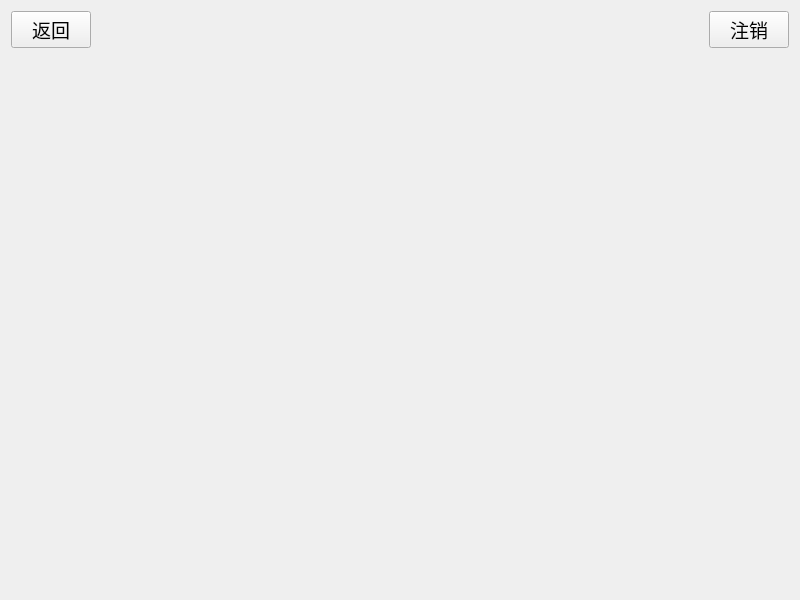
<?xml version="1.0" encoding="UTF-8"?>
<ui version="4.0">
 <class>MasterView</class>
 <widget class="QWidget" name="MasterView">
  <property name="geometry">
   <rect>
    <x>0</x>
    <y>0</y>
    <width>800</width>
    <height>600</height>
   </rect>
  </property>
  <property name="windowTitle">
   <string>MasterView</string>
  </property>
  <layout class="QVBoxLayout" name="verticalLayout">
   <item>
    <layout class="QHBoxLayout" name="horizontalLayout">
     <item>
      <widget class="QPushButton" name="btBack">
       <property name="font">
        <font>
         <pointsize>14</pointsize>
        </font>
       </property>
       <property name="text">
        <string>返回</string>
       </property>
       <property name="icon">
        <iconset resource="shiyan3.qrc">
         <normaloff>:/img/back.png</normaloff>:/img/back.png</iconset>
       </property>
      </widget>
     </item>
     <item>
      <spacer name="horizontalSpacer">
       <property name="orientation">
        <enum>Qt::Horizontal</enum>
       </property>
       <property name="sizeHint" stdset="0">
        <size>
         <width>40</width>
         <height>20</height>
        </size>
       </property>
      </spacer>
     </item>
     <item>
      <widget class="QLabel" name="labelTitle">
       <property name="text">
        <string/>
       </property>
      </widget>
     </item>
     <item>
      <spacer name="horizontalSpacer_2">
       <property name="orientation">
        <enum>Qt::Horizontal</enum>
       </property>
       <property name="sizeHint" stdset="0">
        <size>
         <width>40</width>
         <height>20</height>
        </size>
       </property>
      </spacer>
     </item>
     <item>
      <widget class="QPushButton" name="btLogout">
       <property name="font">
        <font>
         <pointsize>14</pointsize>
        </font>
       </property>
       <property name="text">
        <string>注销</string>
       </property>
       <property name="icon">
        <iconset resource="shiyan3.qrc">
         <normaloff>:/img/login.png</normaloff>:/img/login.png</iconset>
       </property>
      </widget>
     </item>
    </layout>
   </item>
   <item>
    <widget class="QStackedWidget" name="stackedWidget"/>
   </item>
  </layout>
 </widget>
 <resources>
  <include location="shiyan3.qrc"/>
 </resources>
 <connections/>
</ui>
